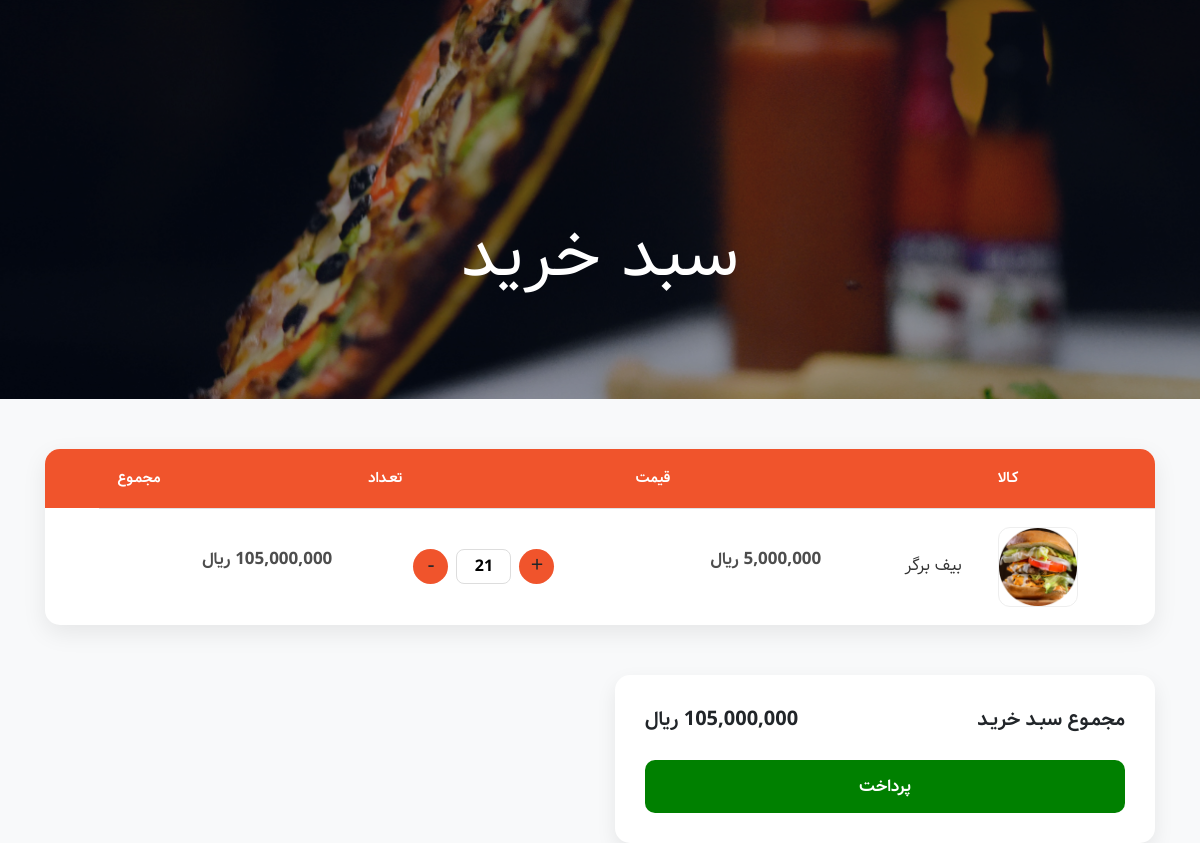
Page /order/user-basket (signed in) on the earlier database version.
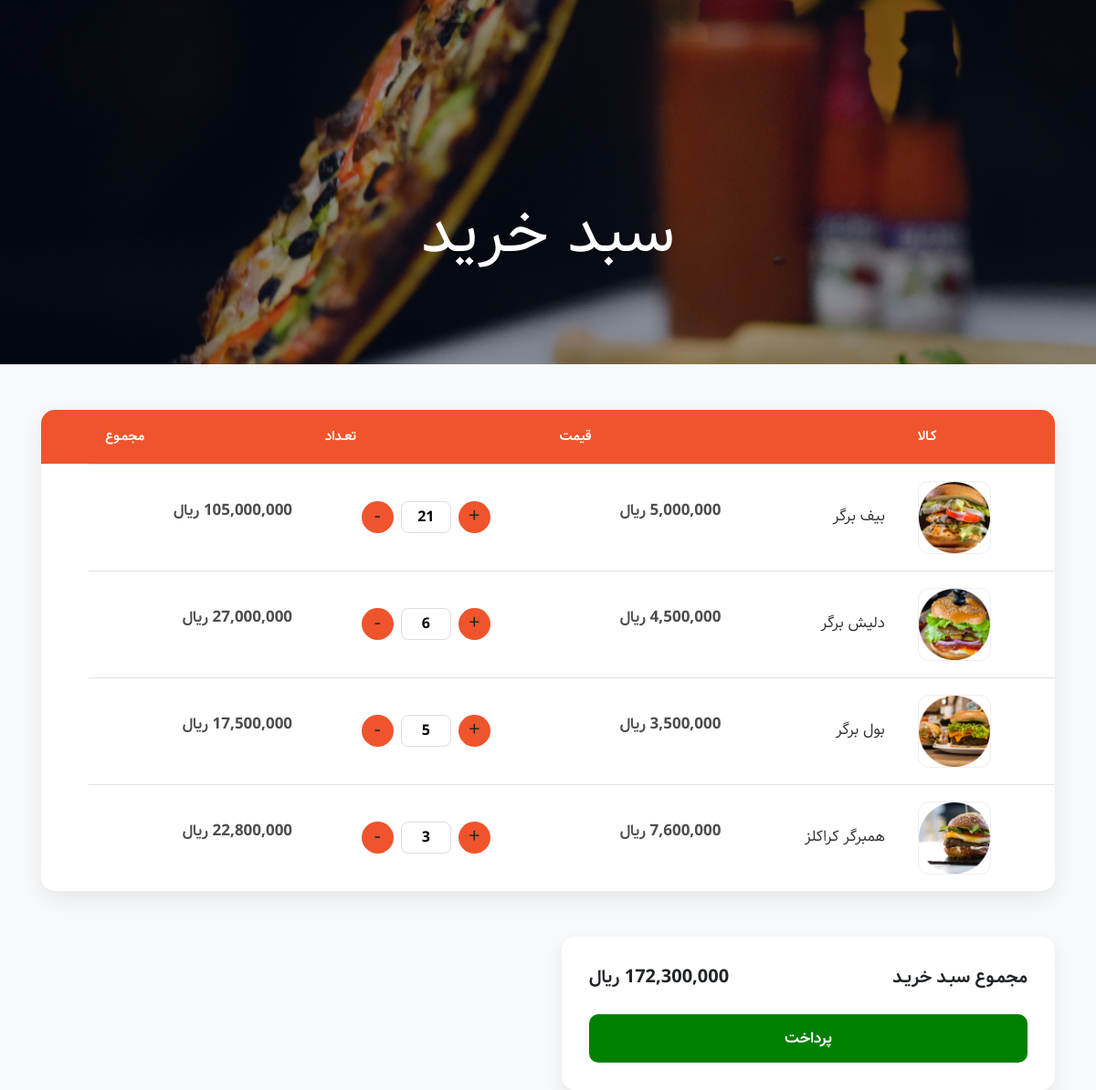
Same page on the later database version.
### order_module/models.py (models this page shows, shortened)
class OrderDetail(models.Model):
    order=models.ForeignKey(Order,on_delete=models.CASCADE,verbose_name='سفارش')
    product=models.ForeignKey(Burger,on_delete=models.CASCADE,blank=True,verbose_name='محصول')
    count=models.IntegerField(blank=True,verbose_name='تعداد محصول')
    final_price=models.IntegerField(null=True,blank=True,verbose_name='قمیت نهایی تک محصول')
    def get_total_price(self):
        total_price=self.product.price * self.count
        return total_price
    class Meta:
        verbose_name="جزئیات سبد خرید"
        verbose_name_plural="جزئیات"

class Order(models.Model):
    user=models.ForeignKey(User,on_delete=models.CASCADE,verbose_name='کاربر')
    is_paid=models.BooleanField(verbose_name='پرداخت شده/نشده')
    payment_date=models.DateField(null=True,blank=True,verbose_name='تاریخ پرداخت')
    def calculate_total_price(self):
        total_amount=0
        if self.is_paid:
            for detail in self.orderdetail_set.all():
                total_amount += detail.final_price * detail.count
                return total_amount
        else:
            for detail in self.orderdetail_set.all():
                total_amount += detail.product.price * detail.count
            return total_amount
    class Meta:
        verbose_name="سبد خرید کاربر"
        verbose_name_plural="سبد خرید کاربران"

### product_module/models.py (models this page shows, shortened)
class Burger(models.Model):
    name=models.CharField(max_length=100,verbose_name="نام محصول")
    price=models.IntegerField(verbose_name="قیمت محصول")
    image=models.ImageField(upload_to="images/products",verbose_name="تصویر محصول")
    short_description=models.CharField(max_length=300,null=True,verbose_name="توضیحات محصول")
    is_active=models.BooleanField(verbose_name='موجود/غیرموجود')
    class Meta:
        verbose_name="محصول"
        verbose_name_plural="محصولات"

### order_module/views.py (the view)
# urls.py: path('user-basket',views.userBasketView,name='userBasket')
@login_required
def userBasketView(request:HttpRequest):
    current_order,created=Order.objects.prefetch_related('orderdetail_set').get_or_create(is_paid=False,user_id=request.user.id)
    context={
        'current_order':current_order
    }
    return render(request,'order_module/user_basket.html',context)

### polls/templatetags/poll_extras.py (called while the page is built)
@register.filter(name='three_digits_currency')
def three_digits_currency(value:int):
    return '{:,}'.format(value)+' ریال'

### order_module/templates/order_module/user_basket.html (shortened to what this page needs)
{% extends 'shared/layout.html' %}
{% load poll_extras %}
{% block content %}
<div class="bradcam_area breadcam_bg_3 overlay">
    <h3>سبد خرید</h3>
</div>
{% if current_order.orderdetail_set.all %}
<section id="cart_items">
    <div class="container">
        <div class="table-responsive cart_info">
            <table class="table table-condensed">
                <thead>
                    <tr class="cart_menu">
                        <td class="image">کـالا</td>
                        <td class="description"></td>
                        <td class="price">قیمت</td>
                        <td class="quantity">تعـداد</td>
                        <td class="total">مجمـوع</td>
                        <td></td>
                    </tr>
                </thead>
                <tbody>
                    {% for detail in current_order.orderdetail_set.all %}
                    <tr>
                        <td class="cart_product">
                            <a href=""><img src="{{detail.product.image.url}}" width="65" alt=""></a>
                        </td>
                        <td class="cart_description">
                            <h4><a class="one-line-text" href="">{{detail.product.name}}</a></h4>
                        </td>
                        <td class="cart_price">
                            <p>{{detail.product.price | three_digits_currency}}</p>
                        </td>
                        <td class="cart_quantity">
                            <div class="cart_quantity_button">
                                <a class="cart_quantity_up cursor_pointer" onclick=""> + </a>
                                <input class="cart_quantity_input" type="text" name="quantity" id="product_quantity"
                                    value="{{detail.count}}" autocomplete="off" size="2">
                                <a class="cart_quantity_down cursor_pointer" onclick=""> - </a>
                            </div>
                        </td>
                        <td class="cart_total">
                            <p class="cart_total_price">{{detail.get_total_price | three_digits_currency}}</p>
                        </td>
                    </tr>
                    {% endfor %}
                </tbody>
            </table>
        </div>
    </div>
</section>
<section id="do_action">
    <div class="container">
        <div class="row">
            <div class="col-sm-6">
                <div class="total_area">
                    <ul>
                        <li>مجمـوع سبـد خریـد
                            <span>{{current_order.calculate_total_price | three_digits_currency}}</span>
                        </li>
                    </ul>
                    <a class="btn btn-default check_out" href="">پرداخت</a>
                </div>
            </div>
        </div>
    </div>
</section>
{% endif %}
{% endblock %}

### templates/shared/layout.html (shortened to what this page needs)
{% load render_partial %}
<!doctype html>
<html class="no-js" lang="zxx">
<head>
    {% include 'shared/header_refrences.html' %}
</head>
<body>
    {% block content %}{% endblock %}
</body>
</html>

### templates/shared/header_refrences.html (shortened to what this page needs)
<link rel="stylesheet" href="/static/css/bootstrap.min.css">
<link rel="stylesheet" href="/static/css/owl.carousel.min.css">
<link rel="stylesheet" href="/static/css/magnific-popup.css">
<link rel="stylesheet" href="/static/css/font-awesome.min.css">
<link rel="stylesheet" href="/static/css/themify-icons.css">
<link rel="stylesheet" href="/static/css/nice-select.css">
<link rel="stylesheet" href="/static/css/flaticon.css">
<link rel="stylesheet" href="/static/css/animate.css">
<link rel="stylesheet" href="/static/css/slicknav.css">
<link rel="stylesheet" href="/static/css/style.css">

Differences in the rows shown:
added OrderDetail: product.image (picture), product.name "دلیش برگر", product.price|three_digits_currency "4,500,000 ریال", quantity "6", get_total_price|three_digits_currency "27,000,000 ریال"
added OrderDetail: product.image (picture), product.name "بول برگر", product.price|three_digits_currency "3,500,000 ریال", quantity "5", get_total_price|three_digits_currency "17,500,000 ریال"
added OrderDetail: product.image (picture), product.name "همبرگر کراکلز", product.price|three_digits_currency "7,600,000 ریال", quantity "3", get_total_price|three_digits_currency "22,800,000 ریال"
computed for Order: calculate_total_price|three_digits_currency "105,000,000 ریال" → "172,300,000 ریال"
